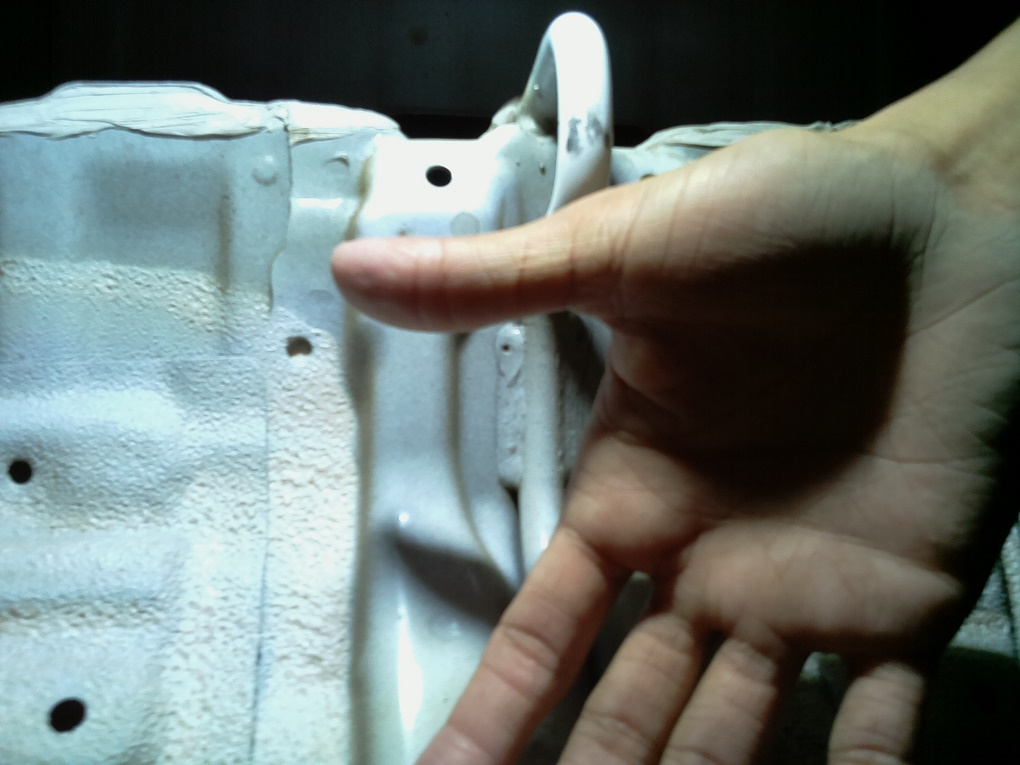
//> input picture cam6.jpg, 1020 x 765 px
$ ./templateMatching   (built with g++ and OpenCV 4)
//> lines starting //> are read from the running program, lines starting //| are printed output that depends on the picture; after the words box and inside, x2 and y2 are one past the last pixel; in counts of white or black regions, pixels touching at a corner belong together
/*Loads an input image and a image patch (template)
Perform a template matching procedure by using the OpenCV function matchTemplate with any of the 6 matching methods described before. The user can choose the method by entering its selection in the Trackbar.
Normalize the output of the matching procedure
Localize the location with higher matching probability
Draw a rectangle around the area corresponding to the highest match
*/
//#include "opencv2/imgcodecs.hpp"
#include "opencv2/highgui/highgui.hpp"
#include "opencv2/imgproc/imgproc.hpp"
#include <iostream>
#include <stdio.h>

using namespace std;
using namespace cv;

/// Global Variables
Mat img; Mat templ; Mat result;
const char* image_window = "Source Image";
const char* result_window = "Result window";

int match_method;
int max_Trackbar = 5;

/// Function Headers
void MatchingMethod( int, void* );

/**
 * @function main
 */
int main( int, char** argv )
{
  /// Load image and template
  img = imread("cam6.jpg", 1 );
//> img is the input picture: 765 rows x 1020 cols, CV_8UC3; mean B, G, R 116, 119.9, 109.5
  templ = imread("template.jpg", 1 );
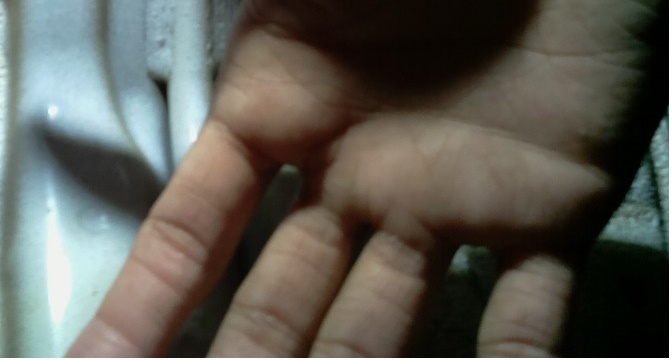
//> input picture template.jpg, 672 x 360 px
//> templ is the input picture: 360 rows x 672 cols, CV_8UC3; mean B, G, R 83.2, 91.2, 92.6

  /// Create windows
  namedWindow( image_window, WINDOW_AUTOSIZE );
  namedWindow( result_window, WINDOW_AUTOSIZE );

  /// Create Trackbar
  const char* trackbar_label = "Method: \n 0: SQDIFF \n 1: SQDIFF NORMED \n 2: TM CCORR \n 3: TM CCORR NORMED \n 4: TM COEFF \n 5: TM COEFF NORMED";
  createTrackbar( trackbar_label, image_window, &match_method, max_Trackbar, MatchingMethod );

  MatchingMethod( 0, 0 );

  waitKey(0);
  return 0;
}

/**
 * @function MatchingMethod
 * @brief Trackbar callback
 */
void MatchingMethod( int, void* )
{
  /// Source image to display
  Mat img_display;
  img.copyTo( img_display );

  /// Create the result matrix
  int result_cols =  img.cols - templ.cols + 1;
//> result_cols = 349
  int result_rows = img.rows - templ.rows + 1;
//> result_rows = 406

  result.create( result_rows, result_cols, CV_32FC1 );

  /// Do the Matching and Normalize
  matchTemplate( img, templ, result, match_method );
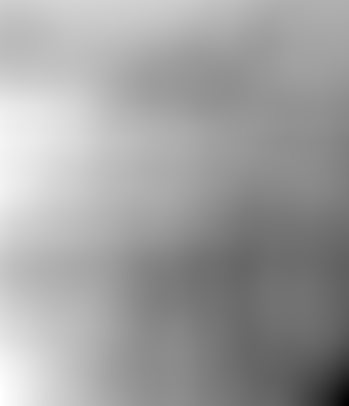
//> result: 406 rows x 349 cols, CV_32FC1; min 384965088, max 8.92e+09, mean 5.75e+09; drawn with min black and max white
  normalize( result, result, 0, 1, NORM_MINMAX, -1, Mat() );

  /// Localizing the best match with minMaxLoc
  double minVal; double maxVal; Point minLoc; Point maxLoc;
  Point matchLoc;

  minMaxLoc( result, &minVal, &maxVal, &minLoc, &maxLoc, Mat() );
//> minVal = 0; maxVal = 1; minLoc = Point(348, 405); maxLoc = Point(0, 399)


  /// For SQDIFF and SQDIFF_NORMED, the best matches are lower values. For all the other methods, the higher the better
  if( match_method  == TM_SQDIFF || match_method == TM_SQDIFF_NORMED )
    { matchLoc = minLoc; }
//> matchLoc = Point(348, 405)
  else
    { matchLoc = maxLoc; }

  /// Show me what you got
  rectangle( img_display, matchLoc, Point( matchLoc.x + templ.cols , matchLoc.y + templ.rows ), Scalar::all(0), 2, 8, 0 );
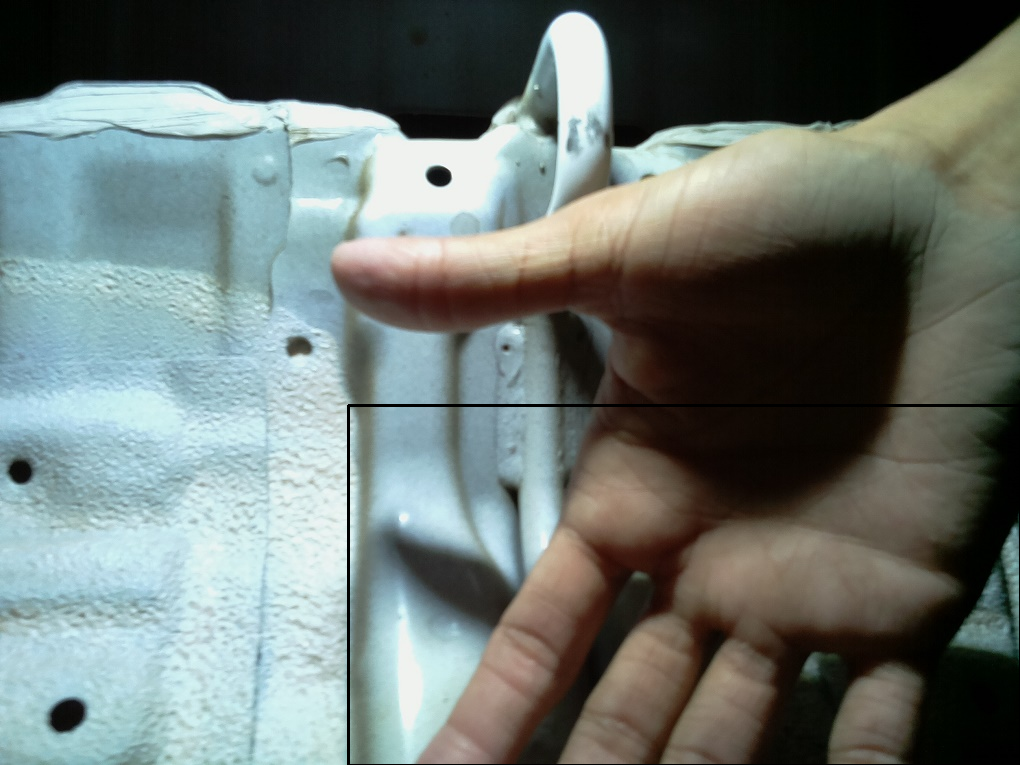
//> img_display: 765 rows x 1020 cols, CV_8UC3; 0.52% of pixels changed, all inside (x1, y1, x2, y2) = (347, 404, 1020, 765)
  rectangle( result, matchLoc, Point( matchLoc.x + templ.cols , matchLoc.y + templ.rows ), Scalar::all(0), 2, 8, 0 );
//> result: 406 rows x 349 cols, CV_32FC1; min 0, max 1, mean 0.629

  imshow( image_window, img_display );
  imshow( result_window, result );

  return;
}
